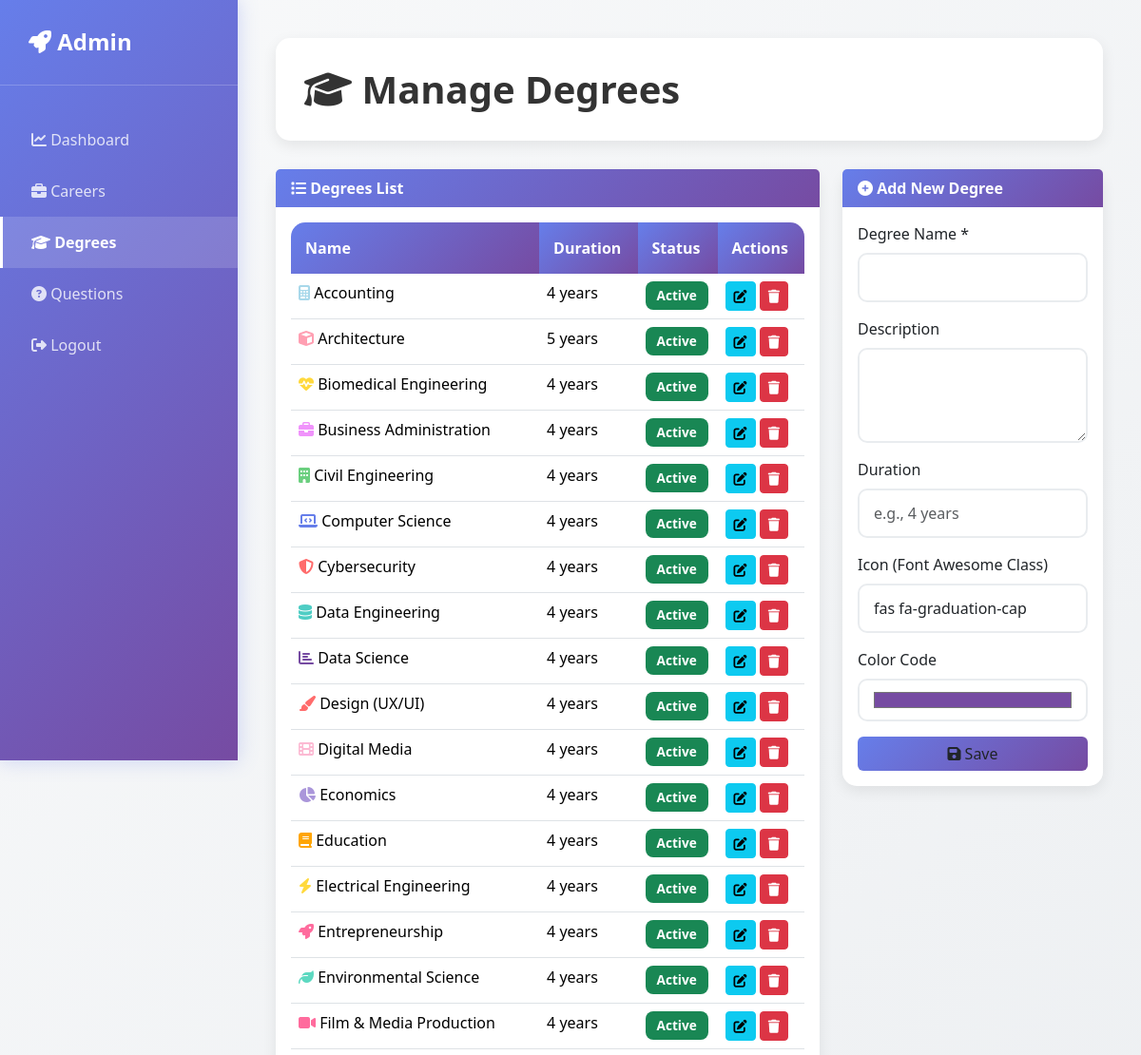
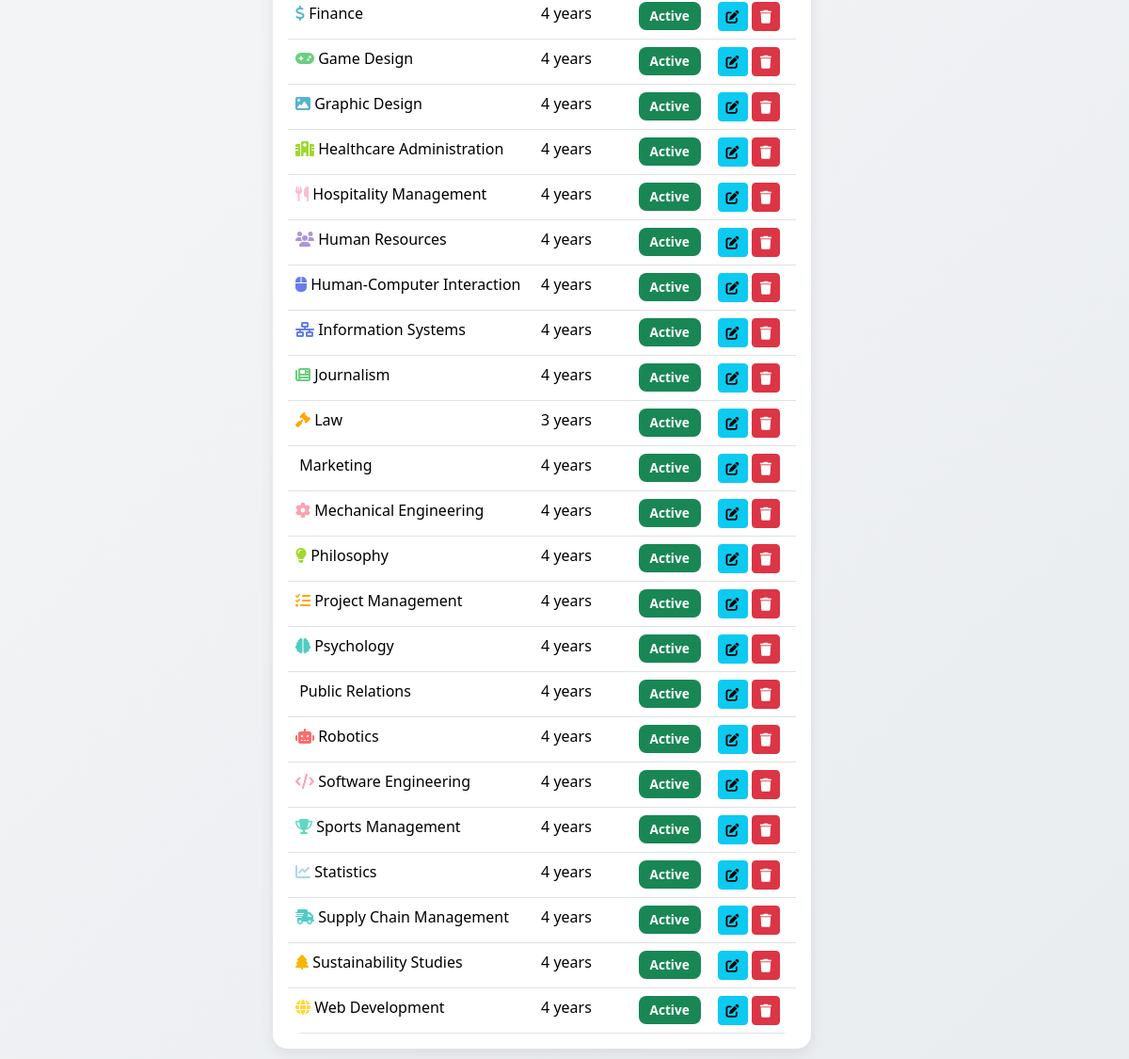
/admin/manage_degrees.php (signed in), run on the app's committed database (2 pictures, top to bottom).
### tables this page shows
CREATE TABLE `degrees` (
  `id` INT UNSIGNED NOT NULL AUTO_INCREMENT,
  `name` VARCHAR(255) NOT NULL,
  `description` TEXT,
  `duration` VARCHAR(100),
  `icon` VARCHAR(255),
  `color_code` VARCHAR(7),
  `is_active` BOOLEAN DEFAULT TRUE,
  `created_at` TIMESTAMP NOT NULL DEFAULT CURRENT_TIMESTAMP,
  `updated_at` TIMESTAMP NOT NULL DEFAULT CURRENT_TIMESTAMP ON UPDATE CURRENT_TIMESTAMP,
  PRIMARY KEY (`id`),
  UNIQUE KEY `unique_degree_name` (`name`),
  INDEX `idx_degrees_active` (`is_active`)
);

### config.php (called while the page is built, shortened)
<?php
function e(string $value): string
{
    return htmlspecialchars($value, ENT_QUOTES, 'UTF-8');
}
    ?>
    <?php
function getAllDegrees($pdo, $limit = null, $offset = 0)
{
    $sql = "SELECT * FROM degrees ORDER BY name ASC";
    $stmt = $pdo->prepare($sql);
    $stmt->execute();
    return $stmt->fetchAll();
}

### admin/manage_degrees.php (the view, shortened to what this page needs)
<?php
include __DIR__ . '/../config.php';
$action = $_GET['action'] ?? '';
$degree = null;
$degrees = getAllDegrees($pdo);
?>
<!DOCTYPE html>
<html lang="en">
<head>
    <link href="https://cdn.jsdelivr.net/npm/bootstrap@5.3.2/dist/css/bootstrap.min.css" rel="stylesheet">
    <link rel="stylesheet" href="https://cdnjs.cloudflare.com/ajax/libs/font-awesome/6.4.0/css/all.min.css">
</head>
<body>
    <aside class="sidebar">
        <div class="sidebar-header">
            <h3><i class="fas fa-rocket"></i> Admin</h3>
        </div>
        <nav class="sidebar-menu">
            <a href="<?= BASE_URL ?>/admin/dashboard.php" class="nav-link">
                <i class="fas fa-chart-line"></i> Dashboard
            </a>
            <a href="<?= BASE_URL ?>/admin/manage_careers.php" class="nav-link">
                <i class="fas fa-briefcase"></i> Careers
            </a>
            <a href="<?= BASE_URL ?>/admin/manage_degrees.php" class="nav-link active">
                <i class="fas fa-graduation-cap"></i> Degrees
            </a>
            <a href="<?= BASE_URL ?>/admin/manage_questions.php" class="nav-link">
                <i class="fas fa-question-circle"></i> Questions
            </a>
            <a href="<?= BASE_URL ?>/admin/logout.php" class="nav-link">
                <i class="fas fa-sign-out-alt"></i> Logout
            </a>
        </nav>
    </aside>
    <div class="main-content">
        <div class="page-header">
            <h1><i class="fas fa-graduation-cap"></i> Manage Degrees</h1>
        </div>
        <div class="row">
            <div class="col-md-8">
                <div class="card">
                    <div class="card-header">
                        <i class="fas fa-list"></i> Degrees List
                    </div>
                    <div class="card-body">
                        <div class="table-responsive">
                            <table class="table table-hover">
                                <thead>
                                    <tr>
                                        <th>Name</th>
                                        <th>Duration</th>
                                        <th>Status</th>
                                        <th>Actions</th>
                                    </tr>
                                </thead>
                                <tbody>
                                    <?php if (empty($degrees)): ?>
                                        <tr>
                                            <td colspan="4" class="text-center py-4">
                                                <i class="fas fa-inbox text-muted"></i> No degrees found
                                            </td>
                                        </tr>
                                    <?php else: ?>
                                        <?php foreach ($degrees as $d): ?>
                                            <tr>
                                                <td>
                                                    <i class="<?= e($d['icon']) ?>"
                                                        style="color: <?= e($d['color_code']) ?>"></i>
                                                    <?= e($d['name']) ?>
                                                </td>
                                                <td><?= e($d['duration']) ?></td>
                                                <td>
                                                    <?php if ($d['is_active']): ?>
                                                        <span class="badge bg-success">Active</span>
                                                    <?php else: ?>
                                                        <span class="badge bg-secondary">Inactive</span>
                                                    <?php endif; ?>
                                                </td>
                                                <td>
                                                    <a href="?action=edit&id=<?= $d['id'] ?>" class="btn btn-sm btn-info">
                                                        <i class="fas fa-edit"></i>
                                                    </a>
                                                    <form method="POST" style="display:inline;"
                                                        onclick="return confirm('Delete this degree?');">
                                                        <button type="submit" class="btn btn-sm btn-danger">
                                                            <i class="fas fa-trash"></i>
                                                        </button>
                                                    </form>
                                                </td>
                                            </tr>
                                        <?php endforeach; ?>
                                    <?php endif; ?>
                                </tbody>
                            </table>
                        </div>
                    </div>
                </div>
            </div>
            <div class="col-md-4">
                <div class="card">
                    <div class="card-header">
                        <i class="fas fa-plus-circle"></i>
                        <?= $action === 'edit' && $degree ? 'Edit Degree' : 'Add New Degree' ?>
                    </div>
                    <div class="card-body">
                        <form method="POST">
                            <div class="mb-3">
                                <label class="form-label">Degree Name *</label>
                                <input type="text" class="form-control" name="name"
                                    value="<?= $degree ? e($degree['name']) : e($_POST['name'] ?? '') ?>" required>
                            </div>
                            <div class="mb-3">
                                <label class="form-label">Description</label>
                                <textarea class="form-control" name="description"
                                    rows="3"><?= $degree ? e($degree['description']) : e($_POST['description'] ?? '') ?></textarea>
                            </div>
                            <div class="mb-3">
                                <label class="form-label">Duration</label>
                                <input type="text" class="form-control" placeholder="e.g., 4 years" name="duration"
                                    value="<?= $degree ? e($degree['duration']) : e($_POST['duration'] ?? '') ?>">
                            </div>
                            <div class="mb-3">
                                <label class="form-label">Icon (Font Awesome Class)</label>
                                <input type="text" class="form-control" name="icon" placeholder="fas fa-graduation-cap"
                                    value="<?= $degree ? e($degree['icon']) : e($_POST['icon'] ?? 'fas fa-graduation-cap') ?>">
                            </div>
                            <div class="mb-3">
                                <label class="form-label">Color Code</label>
                                <input type="color" class="form-control" name="color_code"
                                    value="<?= $degree ? e($degree['color_code']) : e($_POST['color_code'] ?? '#764ba2') ?>"
                                    style="height: 45px;">
                            </div>
                            <div class="d-flex gap-2">
                                <button type="submit" class="btn btn-primary-gradient flex-grow-1">
                                    <i class="fas fa-save"></i> Save
                                </button>
                            </div>
                        </form>
                    </div>
                </div>
            </div>
        </div>
    </div>
</body>
</html>

### admin/manage_degrees.php (style rules this page uses)
* { margin: 0; padding: 0; box-sizing: border-box; }
body { font-family: 'Segoe UI', Tahoma, Geneva, Verdana, sans-serif; background: linear-gradient(135deg, #f8f9fa 0%, #e9ecef 100%); }
.sidebar { background: linear-gradient(135deg, #667eea 0%, #764ba2 100%); color: white; min-height: 100vh; padding: 30px 0; position: fixed; width: 250px; left: 0; top: 0; box-shadow: 0 0 20px rgba(102, 126, 234, 0.3); }
.sidebar-header { padding: 0 30px 30px; border-bottom: 1px solid rgba(255, 255, 255, 0.2); margin-bottom: 30px; }
.sidebar-header h3 { font-size: 1.5rem; font-weight: 800; margin: 0; }
.sidebar-menu a { display: block; padding: 15px 30px; color: rgba(255, 255, 255, 0.8); text-decoration: none; transition: all 0.3s ease; border-left: 3px solid transparent; }
.sidebar-menu a.active { background: rgba(255, 255, 255, 0.15); color: white; border-left-color: white; font-weight: 600; }
.main-content { margin-left: 250px; padding: 40px; }
.page-header { background: white; border-radius: 15px; padding: 30px; margin-bottom: 30px; box-shadow: 0 5px 15px rgba(0, 0, 0, 0.08); }
.page-header h1 { color: #333; font-weight: 700; margin: 0; }
.btn-primary-gradient { background: linear-gradient(135deg, #667eea 0%, #764ba2 100%); border: none; transition: all 0.3s ease; }
.card { border: none; border-radius: 15px; box-shadow: 0 5px 15px rgba(0, 0, 0, 0.08); transition: all 0.3s ease; }
.card-header { background: linear-gradient(135deg, #667eea 0%, #764ba2 100%); color: white; font-weight: 600; border: none; }
.table-responsive { border-radius: 15px; overflow: hidden; }
.table { margin: 0; }
.table thead th { background: linear-gradient(135deg, #667eea 0%, #764ba2 100%); color: white; font-weight: 600; border: none; padding: 15px; }
.form-control, .form-select { border: 2px solid #e9ecef; border-radius: 10px; padding: 12px 15px; transition: all 0.3s ease; }
.badge { padding: 8px 12px; border-radius: 8px; font-size: 0.85rem; }

### data on the page
degrees: name "Accounting", duration "4 years", is_active "Active"
degrees: name "Architecture", duration "5 years", is_active "Active"
degrees: name "Biomedical Engineering", duration "4 years", is_active "Active"
degrees: name "Business Administration", duration "4 years", is_active "Active"
degrees: name "Civil Engineering", duration "4 years", is_active "Active"
degrees: name "Computer Science", duration "4 years", is_active "Active"
degrees: name "Cybersecurity", duration "4 years", is_active "Active"
degrees: name "Data Engineering", duration "4 years", is_active "Active"
degrees: name "Data Science", duration "4 years", is_active "Active"
degrees: name "Design (UX/UI)", duration "4 years", is_active "Active"
degrees: name "Digital Media", duration "4 years", is_active "Active"
degrees: name "Economics", duration "4 years", is_active "Active"
degrees: name "Education", duration "4 years", is_active "Active"
degrees: name "Electrical Engineering", duration "4 years", is_active "Active"
degrees: name "Entrepreneurship", duration "4 years", is_active "Active"
degrees: name "Environmental Science", duration "4 years", is_active "Active"
degrees: name "Film & Media Production", duration "4 years", is_active "Active"
degrees: name "Finance", duration "4 years", is_active "Active"
degrees: name "Game Design", duration "4 years", is_active "Active"
degrees: name "Graphic Design", duration "4 years", is_active "Active"
degrees: name "Healthcare Administration", duration "4 years", is_active "Active"
degrees: name "Hospitality Management", duration "4 years", is_active "Active"
degrees: name "Human Resources", duration "4 years", is_active "Active"
degrees: name "Human-Computer Interaction", duration "4 years", is_active "Active"
degrees: name "Information Systems", duration "4 years", is_active "Active"
degrees: name "Journalism", duration "4 years", is_active "Active"
degrees: name "Law", duration "3 years", is_active "Active"
degrees: name "Marketing", duration "4 years", is_active "Active"
degrees: name "Mechanical Engineering", duration "4 years", is_active "Active"
degrees: name "Philosophy", duration "4 years", is_active "Active"
degrees: name "Project Management", duration "4 years", is_active "Active"
degrees: name "Psychology", duration "4 years", is_active "Active"
degrees: name "Public Relations", duration "4 years", is_active "Active"
degrees: name "Robotics", duration "4 years", is_active "Active"
degrees: name "Software Engineering", duration "4 years", is_active "Active"
degrees: name "Sports Management", duration "4 years", is_active "Active"
degrees: name "Statistics", duration "4 years", is_active "Active"
degrees: name "Supply Chain Management", duration "4 years", is_active "Active"
degrees: name "Sustainability Studies", duration "4 years", is_active "Active"
degrees: name "Web Development", duration "4 years", is_active "Active"
